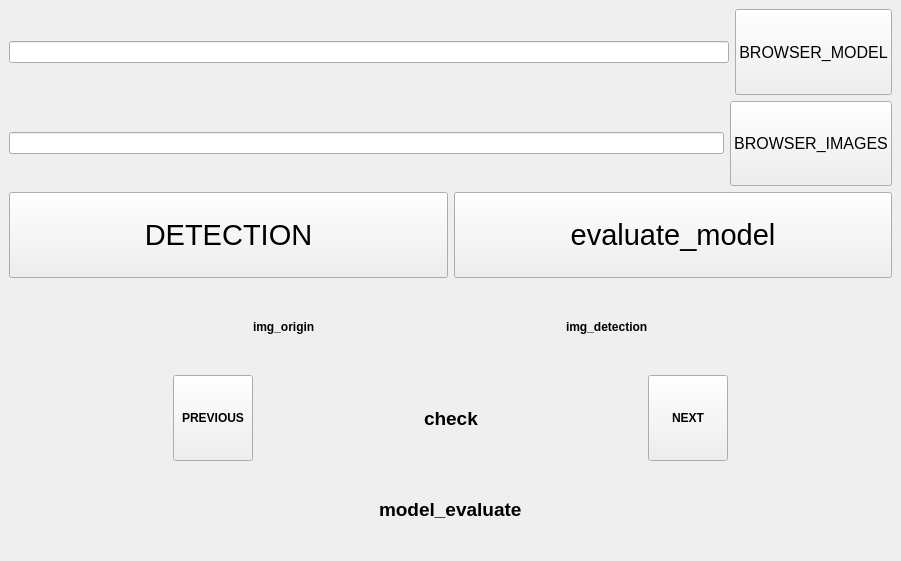
<?xml version="1.0" encoding="UTF-8"?>
<ui version="4.0">
 <class>MainWindow</class>
 <widget class="QMainWindow" name="MainWindow">
  <property name="geometry">
   <rect>
    <x>0</x>
    <y>0</y>
    <width>901</width>
    <height>561</height>
   </rect>
  </property>
  <property name="windowTitle">
   <string>MainWindow</string>
  </property>
  <widget class="QWidget" name="centralwidget">
   <layout class="QVBoxLayout" name="verticalLayout">
    <item>
     <layout class="QHBoxLayout" name="horizontalLayout_3">
      <item>
       <widget class="QLineEdit" name="line_edit_model"/>
      </item>
      <item>
       <widget class="QPushButton" name="bt_browser_model">
        <property name="sizePolicy">
         <sizepolicy hsizetype="Preferred" vsizetype="Preferred">
          <horstretch>0</horstretch>
          <verstretch>0</verstretch>
         </sizepolicy>
        </property>
        <property name="font">
         <font>
          <pointsize>12</pointsize>
         </font>
        </property>
        <property name="text">
         <string>BROWSER_MODEL</string>
        </property>
       </widget>
      </item>
     </layout>
    </item>
    <item>
     <layout class="QHBoxLayout" name="horizontalLayout_6">
      <item>
       <widget class="QLineEdit" name="line_edit_images"/>
      </item>
      <item>
       <widget class="QPushButton" name="bt_browser_images">
        <property name="sizePolicy">
         <sizepolicy hsizetype="Preferred" vsizetype="Preferred">
          <horstretch>0</horstretch>
          <verstretch>0</verstretch>
         </sizepolicy>
        </property>
        <property name="font">
         <font>
          <pointsize>12</pointsize>
         </font>
        </property>
        <property name="text">
         <string>BROWSER_IMAGES</string>
        </property>
       </widget>
      </item>
     </layout>
    </item>
    <item>
     <layout class="QHBoxLayout" name="horizontalLayout">
      <item>
       <widget class="QPushButton" name="bt_detection">
        <property name="sizePolicy">
         <sizepolicy hsizetype="Preferred" vsizetype="Preferred">
          <horstretch>0</horstretch>
          <verstretch>0</verstretch>
         </sizepolicy>
        </property>
        <property name="font">
         <font>
          <pointsize>22</pointsize>
         </font>
        </property>
        <property name="text">
         <string>DETECTION</string>
        </property>
       </widget>
      </item>
      <item>
       <widget class="QPushButton" name="bt_evaluate_model">
        <property name="sizePolicy">
         <sizepolicy hsizetype="Preferred" vsizetype="Preferred">
          <horstretch>0</horstretch>
          <verstretch>0</verstretch>
         </sizepolicy>
        </property>
        <property name="font">
         <font>
          <pointsize>22</pointsize>
         </font>
        </property>
        <property name="text">
         <string>evaluate_model</string>
        </property>
       </widget>
      </item>
     </layout>
    </item>
    <item>
     <layout class="QHBoxLayout" name="horizontalLayout_2">
      <item>
       <spacer name="horizontalSpacer_9">
        <property name="orientation">
         <enum>Qt::Horizontal</enum>
        </property>
        <property name="sizeHint" stdset="0">
         <size>
          <width>40</width>
          <height>20</height>
         </size>
        </property>
       </spacer>
      </item>
      <item>
       <widget class="QLabel" name="lb_img_origin">
        <property name="font">
         <font>
          <bold>true</bold>
         </font>
        </property>
        <property name="text">
         <string>img_origin</string>
        </property>
        <property name="scaledContents">
         <bool>true</bool>
        </property>
       </widget>
      </item>
      <item>
       <spacer name="horizontalSpacer">
        <property name="orientation">
         <enum>Qt::Horizontal</enum>
        </property>
        <property name="sizeHint" stdset="0">
         <size>
          <width>40</width>
          <height>20</height>
         </size>
        </property>
       </spacer>
      </item>
      <item>
       <widget class="QLabel" name="lb_detection">
        <property name="font">
         <font>
          <bold>true</bold>
         </font>
        </property>
        <property name="text">
         <string>img_detection</string>
        </property>
        <property name="scaledContents">
         <bool>true</bool>
        </property>
       </widget>
      </item>
      <item>
       <spacer name="horizontalSpacer_2">
        <property name="orientation">
         <enum>Qt::Horizontal</enum>
        </property>
        <property name="sizeHint" stdset="0">
         <size>
          <width>40</width>
          <height>20</height>
         </size>
        </property>
       </spacer>
      </item>
     </layout>
    </item>
    <item>
     <layout class="QHBoxLayout" name="horizontalLayout_5">
      <item>
       <spacer name="horizontalSpacer_3">
        <property name="orientation">
         <enum>Qt::Horizontal</enum>
        </property>
        <property name="sizeHint" stdset="0">
         <size>
          <width>40</width>
          <height>20</height>
         </size>
        </property>
       </spacer>
      </item>
      <item>
       <widget class="QPushButton" name="bt_previous_image">
        <property name="sizePolicy">
         <sizepolicy hsizetype="Preferred" vsizetype="Preferred">
          <horstretch>0</horstretch>
          <verstretch>0</verstretch>
         </sizepolicy>
        </property>
        <property name="font">
         <font>
          <bold>true</bold>
         </font>
        </property>
        <property name="text">
         <string>PREVIOUS</string>
        </property>
       </widget>
      </item>
      <item>
       <spacer name="horizontalSpacer_4">
        <property name="orientation">
         <enum>Qt::Horizontal</enum>
        </property>
        <property name="sizeHint" stdset="0">
         <size>
          <width>40</width>
          <height>20</height>
         </size>
        </property>
       </spacer>
      </item>
      <item>
       <widget class="QLabel" name="lb_check_fail">
        <property name="font">
         <font>
          <pointsize>14</pointsize>
          <bold>true</bold>
         </font>
        </property>
        <property name="text">
         <string>check</string>
        </property>
       </widget>
      </item>
      <item>
       <spacer name="horizontalSpacer_6">
        <property name="orientation">
         <enum>Qt::Horizontal</enum>
        </property>
        <property name="sizeHint" stdset="0">
         <size>
          <width>40</width>
          <height>20</height>
         </size>
        </property>
       </spacer>
      </item>
      <item>
       <widget class="QPushButton" name="bt_next_image">
        <property name="sizePolicy">
         <sizepolicy hsizetype="Preferred" vsizetype="Preferred">
          <horstretch>0</horstretch>
          <verstretch>0</verstretch>
         </sizepolicy>
        </property>
        <property name="font">
         <font>
          <bold>true</bold>
         </font>
        </property>
        <property name="text">
         <string>NEXT</string>
        </property>
       </widget>
      </item>
      <item>
       <spacer name="horizontalSpacer_5">
        <property name="orientation">
         <enum>Qt::Horizontal</enum>
        </property>
        <property name="sizeHint" stdset="0">
         <size>
          <width>40</width>
          <height>20</height>
         </size>
        </property>
       </spacer>
      </item>
     </layout>
    </item>
    <item>
     <layout class="QHBoxLayout" name="horizontalLayout_4">
      <item>
       <spacer name="horizontalSpacer_7">
        <property name="orientation">
         <enum>Qt::Horizontal</enum>
        </property>
        <property name="sizeHint" stdset="0">
         <size>
          <width>40</width>
          <height>20</height>
         </size>
        </property>
       </spacer>
      </item>
      <item>
       <widget class="QLabel" name="lb_evaluate">
        <property name="font">
         <font>
          <pointsize>14</pointsize>
          <bold>true</bold>
         </font>
        </property>
        <property name="text">
         <string>model_evaluate</string>
        </property>
       </widget>
      </item>
      <item>
       <spacer name="horizontalSpacer_8">
        <property name="orientation">
         <enum>Qt::Horizontal</enum>
        </property>
        <property name="sizeHint" stdset="0">
         <size>
          <width>40</width>
          <height>20</height>
         </size>
        </property>
       </spacer>
      </item>
     </layout>
    </item>
   </layout>
  </widget>
 </widget>
 <resources/>
 <connections/>
</ui>
